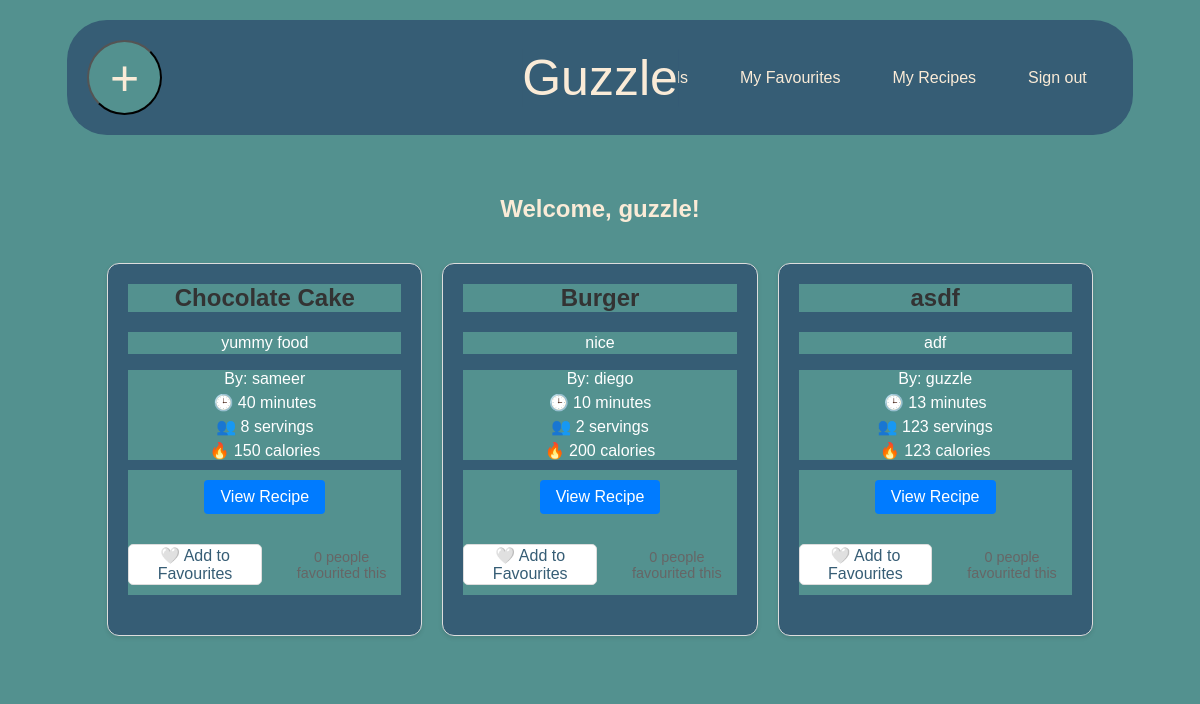
Screenshot of / (signed in) with the database file from the repository.
### Recipe/models.py (models this page shows)
class Recipe(models.Model):
   author = models.ForeignKey(User, on_delete=models.CASCADE)
   title = models.CharField(max_length=200)
   description = models.TextField()
   instructions = models.TextField()
   duration = models.IntegerField()
   servings = models.IntegerField()
   calories = models.IntegerField()
   createdAt = models.DateTimeField(auto_now_add=True)
   favourites = models.ManyToManyField(User, through='Favourite', related_name='favourite_recipes')
   def favourite_count(self):
       return self.favourites.count()

### Home/views.py (the view)
# urls.py: 2. Add a URL to urlpatterns:  path('', views.home, name='home')
def home(request):
    recipes = recipeApplication.getAllRecipes()
    context = {'recipes': recipes}
    for recipe in recipes:
        print(recipe.title)
    return render(request, 'homePage.html', context)

### Recipe/application.py (called while the page is built)
    def getAllRecipes(self):
        try:
            print("Getting all recipes")
            recipes = Recipe.objects.all()
            return recipes
        except Exception as e:
            print("Error getting recipes:", e)
            return None

### Home/templates/homePage.html (shortened to what this page needs)
{% load static %}
<!DOCTYPE html>
<html>
<head>
    <link rel="stylesheet" href="{% static 'css/global.css' %}">
    <link rel="stylesheet" href="{% static 'css/homePage.css' %}">
    <link rel="stylesheet" href="{% static 'css/favourites.css' %}"
</head>
<body>
    <div id="header">
        <div id="post-container">
            <a href="{% url 'createRecipe' %}" id="post-button-wrapper">
                <button id="post-button">
                    +
                </button>
            </a>
        </div>
        <div id="title-container">
            <a href="{% url 'home' %}" id="main-title">Guzzle</a>
        </div>
        <div id="account-container">
            {% if user.is_authenticated %}
                <a href="{% url 'myFriends' %}">My Friends</a>
                <a href="{% url 'my_favourites' %}">My Favourites</a>
                <a href="{% url 'myRecipes' %}">My Recipes</a>
                <a href="{% url 'signout' %}">Sign out</a>
            {% else %}
                <a href="{% url 'signup' %}">Sign up</a>
                <a href="{% url 'login' %}">Log in</a>
            {% endif %}
        </div>
    </div>
    <div id="content">
        {% if user.is_authenticated %}
        <h2>Welcome, {{ user.username }}!</h2>
        {% endif %}
        {% if recipes %}
        <div class="recipe-grid">
            {% for recipe in recipes %}
            <div class="recipe-card">
                <h2>{{ recipe.title }}</h2>
                <p class="recipe-description">{{ recipe.description|truncatewords:30 }}</p>
                <div class="recipe-meta">
                    <p>By: {{ recipe.author }}</p>
                    <p>🕒 {{ recipe.duration }} minutes</p>
                    <p>👥 {{ recipe.servings }} servings</p>
                    <p>🔥 {{ recipe.calories }} calories</p>
                </div>
                <div class="recipe-actions">
                    {% if user.is_authenticated %}
                    <a href="{% url 'viewRecipe' recipe.id %}" class="view-recipe-button">
                        View Recipe
                    </a>
                    <div class="favourite-container">
                        <button id="favourite-button-{{ recipe.id }}"
                                onclick="toggleFavourite({{ recipe.id }})"
                                class="favourite-button {% if recipe.favourites.all|length > 0 %}favourited{% endif %}">
                            {% if recipe.favourites.all|length > 0 %}
                            ❤️ Favourited
                            {% else %}
                            🤍 Add to Favourites
                            {% endif %}
                        </button>
                        <span id="favourite-count-{{ recipe.id }}" class="favourite-count">
                                            {{ recipe.favourite_count }} {% if recipe.favourite_count == 1 %}person{% else %}people{% endif %} favourited this
                                        </span>
                    </div>
                    {% else %}
                    <a href="{% url 'login' %}" class="view-recipe-button">
                        Sign in to view recipe
                    </a>
                    {% endif %}
                </div>
            </div>
            {% endfor %}
        </div>
        {% else %}
        <p class="no-recipes">No recipes available yet.</p>
        {% endif %}
    </div>
</body>
</html>

### static/css/global.css (style rules this page uses)
:root { --pageBackgroundColour: rgb(83, 145, 143); --headerBackgroundColour: rgb(54, 93, 117); }
* { font-family: 'Trebuchet MS', 'Lucida Sans Unicode', 'Lucida Grande', 'Lucida Sans', Arial, sans-serif; background-color: var(--pageBackgroundColour); color: antiquewhite; }
#header { width: 90%; max-width: 1200px; margin: 20px auto; display: flex; justify-content: space-between; align-items: center; padding: 20px; border-radius: 40px; background-color: var(--headerBackgroundColour); position: relative; box-sizing: border-box; }
#post-container { flex: 0 0 auto; background-color: var(--headerBackgroundColour); width: 100px; }
#post-button-wrapper { background-color: var(--headerBackgroundColour); }
#post-button { background-color: var(--pageBackgroundColour); border-radius: 100px; font-size: 50px; width: 75px; height: 75px; }
#title-container { position: absolute; left: 50%; transform: translateX(-50%); background-color: var(--headerBackgroundColour); z-index: 1; }
#account-container { flex: 0 0 auto; display: flex; gap: 20px; padding: 10px; background-color: var(--headerBackgroundColour); min-width: 100px; }
#account-container a { text-decoration: none; padding: 8px 16px; background-color: var(--headerBackgroundColour); }
#main-title { background-color: var(--headerBackgroundColour); font-size: 50px; text-decoration: none; white-space: nowrap; }
#content { text-align: center; max-width: 800px; width: 90%; margin: 20px auto; padding: 20px; box-sizing: border-box; }

### static/css/homePage.css (style rules this page uses)
.recipe-meta { margin: 10px 0; color: white; }
.recipe-meta p { margin: 5px 0; color: white; }
.recipe-description { color: white; line-height: 1.4; }
#content { max-width: 1200px; margin: 0 auto; padding: 20px; }
.recipe-grid .recipe-card, .recipe-card { background: rgb(54, 93, 117) !important; border-radius: 12px; padding: 20px; box-shadow: 0 2px 4px rgba(0,0,0,0.1); color: white; }
.recipe-card h2, .recipe-card .recipe-description, .recipe-card .recipe-meta p { color: white; }
.view-recipe-button { background: white; color: rgb(54, 93, 117); border: none; }
.favourite-button { background: white; color: rgb(54, 93, 117); }
.favourite-count { color: white; }

### static/css/favourites.css (style rules this page uses)
.recipe-grid { display: grid; grid-template-columns: repeat(auto-fill, minmax(300px, 1fr)); gap: 20px; padding: 20px; }
.recipe-card { border: 1px solid #ddd; border-radius: 8px; padding: 15px; background-color: white; box-shadow: 0 2px 4px rgba(0,0,0,0.1); transition: transform 0.2s ease-in-out; }
.recipe-card h2 { margin-top: 0; color: #333; font-size: 1.5em; }
.view-recipe-button { display: inline-block; padding: 8px 16px; background-color: #007bff; color: white; text-decoration: none; border-radius: 4px; margin-top: 10px; transition: background-color 0.2s ease; }
.favourite-button { pradding: 10px 20px; border-radius: 5px; cursor: pointer; transition: all 0.3s ease; margin: 10px 0; display: flex; align-items: center; gap: 8px; font-size: 16px; border: 1px solid #ddd; background-color: white; }
.favourite-count { margin-left: 10px; font-size: 0.9em; color: #666; }
.favourite-container { margin: 20px 0; display: flex; align-items: center; gap: 10px; }

### rows the page displays
Recipe: title "Chocolate Cake", description "yummy food", author "sameer", duration "40", servings "8", calories "150", shows "🤍 Add to Favourites", favourite_count "0", shows "people"
Recipe: title "Burger", description "nice", author "diego", duration "10", servings "2", calories "200", shows "🤍 Add to Favourites", favourite_count "0", shows "people"
Recipe: title "asdf", description "adf", author "guzzle", duration "13", servings "123", calories "123", shows "🤍 Add to Favourites", favourite_count "0", shows "people"

### other values shown
{{ user.username }} "guzzle"
